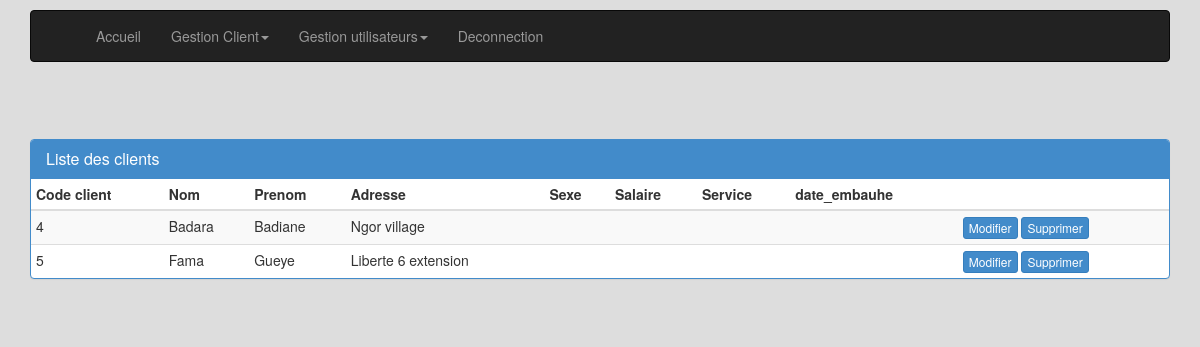
The page /traitement/php/liste-client.php (signed in) on the database its author committed.
### tables this page shows
CREATE TABLE `client` (
  `codCli` int(11) NOT NULL,
  `nom` varchar(30) NOT NULL,
  `prenom` varchar(30) NOT NULL,
  `adresse` text NOT NULL,
  `telephone` varchar(20) NOT NULL,
  `email` varchar(30) NOT NULL
);

### traitement/php/liste-client.php (the view, shortened to what this page needs)
<?php
    include_once('connexion_sql.php');
    $reponse=$bdd->query('SELECT * FROM client') or die(print_r($bdd->errorInfo()));
?>
<!DOCTYPE HTML>
<html>
    <head>
        <link href="../css/bootstrap.css" rel="stylesheet">
    </head>
    <body>
        <div class="container">
            <?php include("menu.php"); ?>
            <div class="row">
                <section class="col-sm-12">
                    <div class="panel panel-primary">
                        <table class="table table-striped table-condensed">
                            <div class="panel-heading">
                                <h3 class="panel-title">Liste des clients</h3>
                            </div>
                            <thead>
                                <tr>
                                    <th>Code client</th>
                                    <th>Nom</th>
                                    <th>Prenom</th>
                                    <th>Adresse</th>
                                    <th>Sexe</th>
                                    <th>Salaire</th>
                                    <th>Service</th>
                                    <th>date_embauhe</th>
                                    <th></th>
                                </tr>
                            </thead>
                            <tbody>
                                <?php
                                while($donnees=$reponse->fetch())
                                {
                                ?>
                                <tr>
                                    <td><?php echo htmlspecialchars($donnees['codCli']);?></td>
                                    <td><?php echo htmlspecialchars($donnees['prenom']);?></td>
                                    <td><?php echo htmlspecialchars($donnees['nom']);?></td>
                                    <td><?php echo htmlspecialchars($donnees['adresse']);?></td>
                                    <td><?php echo htmlspecialchars($donnees['sexe']);?></td>
                                    <td><?php echo htmlspecialchars($donnees['salaire']);?></td>
                                    <td><?php echo htmlspecialchars($donnees['service']);?></td>
                                    <td><?php echo htmlspecialchars($donnees['date_embauche']);?></td>
                                    <td>
                                        <a><?php echo '<a href="modifier-client.php?id_client='.$donnees['codCli'].'">';?><button class="btn btn-primary btn-xs">Modifier</button></a>
                                        <a><?php echo '<a href="liste-client.php?id_client='.$donnees['codCli'].'">';?><button class="btn btn-primary btn-xs">Supprimer</button></a>
                                    </td>
                                </tr>
                                <?php
                                }
                                ?>
                            </tbody>
                        </table>
                    </div>
                </section>
            </div>
        </div>
    </body>
</html>

### traitement/php/liste-client.php (style rules this page uses)
body { background-color: #DDD; padding-top: 10px; }
[class*="col-"] { margin-bottom: 20px; }
[class*="panel panel-primary"] { margin-top: 5%; }

### rows shown on the page
client: codCli "4", prenom "Badara", nom "Badiane", adresse "Ngor village"
client: codCli "5", prenom "Fama", nom "Gueye", adresse "Liberte 6 extension"
